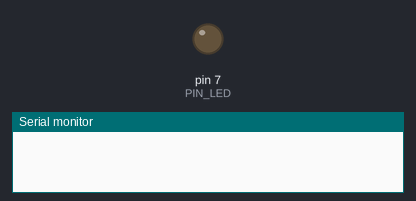
This sketch was run on a simulated Arduino Uno, built with avr-gcc and run on an emulated ATmega328P. Parts: output pins drawn as LEDs (lit = HIGH), the last lines printed to the serial monitor. Dashed ring = blinking.

Above: at 0.5 s.
At 1.85 s:
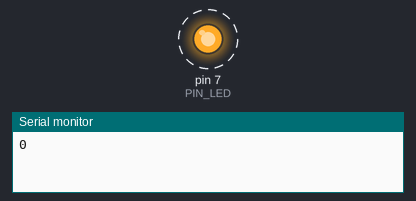
Timing chart, 0 to 3.0 s (numbered marks = the images above):
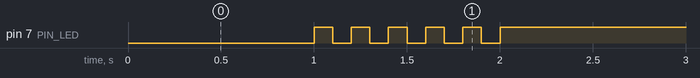

Measured:
- by itself, pin 7 (PIN_LED): alternates HIGH for 0.10 s and LOW for 0.10 s, 11 changes in all, then stays HIGH

The sketch:

05_practice_2.ino
```cpp
#define PIN_LED 7
unsigned int count, toggle;

void setup() {
  pinMode(PIN_LED, OUTPUT);
  Serial.begin(115200); // Initialize serial port
  while (!Serial) {
    ; // wait for serial port to connect.
  }
}

void loop() {
  int var = 0;
  while (var < 1){ //repeat while 1,000 milliseconds
    digitalWrite(PIN_LED, 0); //update LED status
    delay(1000); //wait for 1,000 milliseconds
    Serial.println(var++);
  }
  while (var < 2){
    for (int i = 0; i <= 4; i++){
      digitalWrite(PIN_LED, 1);//update LED status
      delay(100);//wait for 100 milliseconds
      digitalWrite(PIN_LED, 0);//update LED status
      delay(100);//wait for 100 milliseconds
    }
    Serial.println(var++);
  }
  while (var >= 2){
    digitalWrite(PIN_LED, 1);
    delay(1000);//wait for 1,000 milliseconds
    Serial.println(var++);
  }
}
```
